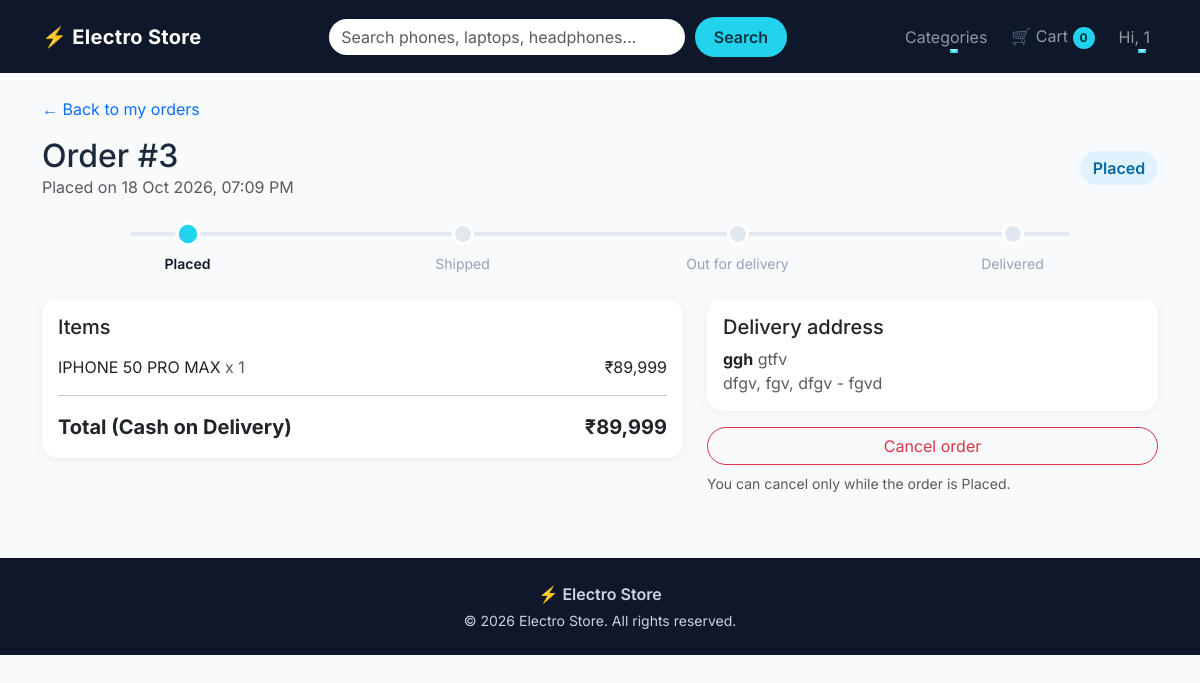
/orders/3/ (signed in), run on an earlier commit of the app's database.
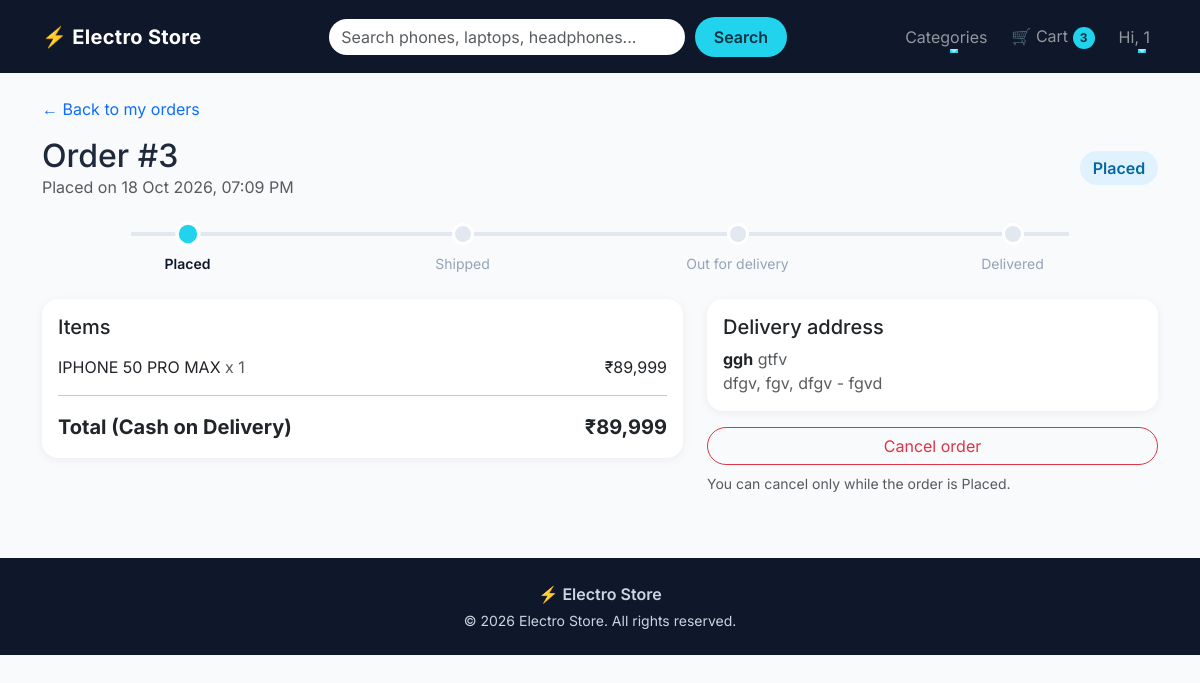
And on a later commit of the database.
### orders/models.py (models this page shows, shortened)
class OrderItem(models.Model):
    order = models.ForeignKey(
        Order,
        on_delete=models.CASCADE,
        related_name='items'
    )
    product = models.ForeignKey(
        Product,
        on_delete=models.SET_NULL,
        null=True,
        blank=True
    )
    product_name = models.CharField(max_length=200)
    price = models.DecimalField(max_digits=10, decimal_places=2)
    quantity = models.PositiveIntegerField()
    @property
    def subtotal(self):
        return self.price * self.quantity

### orders/views.py (the view)
# urls.py: path('<int:order_id>/', views.order_detail_view, name='order_detail'),
@login_required
def order_detail_view(request, order_id):
    order = get_object_or_404(
        Order,
        id=order_id,
        user=request.user
    )
    return render(
        request,
        'orders_templates/order_detail.html',
        {'order': order}
    )

### cart/context_processors.py (called while the page is built)
def cart_count(request):
    count = 0
    if request.user.is_authenticated:
        cart = Cart.objects.filter(user=request.user).first()
        if cart:
            count = cart.total_items
    return {'cart_count': count}

### cart/models.py (called while the page is built)
    @property
    def total_items(self):
        return sum(item.quantity for item in self.items.all())

### orders/models.py (called while the page is built)
    @property
    def can_cancel(self):
        return self.status == 'PLACED'

    @property
    def status_step(self):
        mapping = {
         'PLACED': 1,
         'SHIPPED': 2,
         'OUT_FOR_DELIVERY': 3,
         'DELIVERED': 4,
         'CANCELLED': 0,
        }
        return mapping.get(self.status, 0)

### store/context_processors.py (called while the page is built)
def categories(request):
    return {'nav_categories' : Category.objects.all()}

def wishlist_ids(request):
    if request.user.is_authenticated:
        ids = set(
            Wishlist.objects.filter(
                user=request.user
            ).values_list('product_id', flat=True)
        )
    else:
        ids = set()
    return {'wishlist_ids': ids}

### templates/orders_templates/order_detail.html (shortened to what this page needs)
{% extends 'base.html' %}
{% load humanize %}
{% block content %}
<a href="{% url 'orders:order_list' %}" class="text-decoration-none">&larr; Back to my orders</a>
<div class="d-flex flex-wrap justify-content-between align-items-center mt-3 mb-4">
  <div>
    <h2 class="mb-0">Order #{{ order.id }}</h2>
    <span class="text-muted">Placed on {{ order.created_at|date:"d M Y, h:i A" }}</span>
  </div>
  <span class="status-badge status-{{ order.status }} fs-6">{{ order.get_status_display }}</span>
</div>
{% if order.status == 'CANCELLED' %}
<div class="alert alert-danger">This order was cancelled.</div>
{% else %}
<div class="tracker mb-4">
  <div class="tracker-step {% if order.status_step >= 1 %}done{% endif %}"><span class="dot"></span><small>Placed</small></div>
  <div class="tracker-step {% if order.status_step >= 2 %}done{% endif %}"><span class="dot"></span><small>Shipped</small></div>
  <div class="tracker-step {% if order.status_step >= 3 %}done{% endif %}"><span class="dot"></span><small>Out for delivery</small></div>
  <div class="tracker-step {% if order.status_step >= 4 %}done{% endif %}"><span class="dot"></span><small>Delivered</small></div>
</div>
{% endif %}
<div class="row g-4">
  <div class="col-lg-7">
    <div class="card cart-summary">
      <div class="card-body">
        <h5 class="mb-3">Items</h5>
        {% for item in order.items.all %}
        <div class="d-flex justify-content-between mb-2">
          <span>
            {% if item.product %}
              <a href="{% url 'store:product_detail' item.product.slug %}" class="text-decoration-none text-dark">{{ item.product_name }}</a>
            {% else %}
              {{ item.product_name }}
            {% endif %}
            <span class="text-muted">x {{ item.quantity }}</span>
          </span>
          <span>₹{{ item.subtotal|floatformat:0|intcomma }}</span>
        </div>
        {% endfor %}
        <hr>
        <div class="d-flex justify-content-between fw-bold fs-5">
          <span>Total (Cash on Delivery)</span>
          <span>₹{{ order.total_amount|floatformat:0|intcomma }}</span>
        </div>
      </div>
    </div>
  </div>
  <div class="col-lg-5">
    <div class="card cart-summary mb-3">
      <div class="card-body">
        <h5 class="mb-2">Delivery address</h5>
        <strong>{{ order.full_name }}</strong> <span class="text-muted">{{ order.phone }}</span>
        <p class="mb-0 text-muted">{{ order.address_line }}, {{ order.city }}, {{ order.state }} - {{ order.pincode }}</p>
      </div>
    </div>
    {% if order.can_cancel %}
    <form method="post" action="{% url 'orders:cancel_order' order.id %}"
          onsubmit="return confirm('Cancel this order?');">
      <button type="submit" class="btn btn-outline-danger w-100 rounded-pill">Cancel order</button>
    </form>
    <p class="text-muted small mt-2">You can cancel only while the order is Placed.</p>
    {% endif %}
  </div>
</div>
{% endblock %}

### templates/base.html (shortened to what this page needs)
{% load static %}
<!DOCTYPE html>
<html lang="en">
<head>
  <link href="https://cdn.jsdelivr.net/npm/bootstrap@5.3.3/dist/css/bootstrap.min.css" rel="stylesheet">
  <link href="{% static 'css/style.css' %}" rel="stylesheet">
</head>
<body>
  <nav class="navbar navbar-expand-lg navbar-dark sticky-top site-navbar" id="mainNavbar">
    <div class="container">
      <a class="navbar-brand" href="{% url 'store:home' %}"><span class="brand-icon">⚡</span> Electro Store</a>
      <div class="collapse navbar-collapse" id="navMenu">
        <form class="search-form mx-lg-auto my-3 my-lg-0" role="search" action="{% url 'store:product_list' %}"
          method="get">
          <input class="form-control" type="search" name="q" placeholder="Search phones, laptops, headphones...">
          <button class="btn btn-accent" type="submit">Search</button>
        </form>
        <ul class="navbar-nav align-items-lg-center gap-lg-2">
          <li class="nav-item dropdown">
            <a class="nav-link nav-anim dropdown-toggle" href="#" role="button" data-bs-toggle="dropdown"
              aria-expanded="false">
              Categories
            </a>
          </li>
          <li class="nav-item">
            <a class="nav-link nav-anim" href="{% url 'cart:cart_detail' %}">
              🛒 Cart <span class="cart-badge" id="cartCount">{{ cart_count }}</span>
            </a>
          </li>
          {% if user.is_authenticated %}
          <li class="nav-item dropdown">
            <a class="nav-link nav-anim dropdown-toggle" href="#" role="button" data-bs-toggle="dropdown"
              aria-expanded="false">
              Hi, {{ user.first_name|default:user.username }}
            </a>
          </li>
          {% else %}
          <li class="nav-item"><a class="nav-link nav-anim" href="{% url 'accounts:login' %}">Login</a></li>
          <li class="nav-item"><a class="btn btn-accent ms-lg-2" href="{% url 'accounts:signup' %}">Sign Up</a></li>
          {% endif %}
        </ul>
      </div>
    </div>
  </nav>
  <main class="container my-4 page-content">
    {% block content %}{% endblock %}
  </main>
  <footer class="site-footer mt-5">
    <div class="container py-4 text-center">
      <p class="mb-1 fw-semibold">⚡ Electro Store</p>
      <p class="mb-0 small">© 2026 Electro Store. All rights reserved.</p>
    </div>
  </footer>
</body>
</html>

What changed in the data, as far as the page shows it:
changed OrderItem "IPHONE 50 PRO MAX": product_id 2 → empty (drawn)
Also different on the page:
{{ cart_count }}: "0" → "3"
